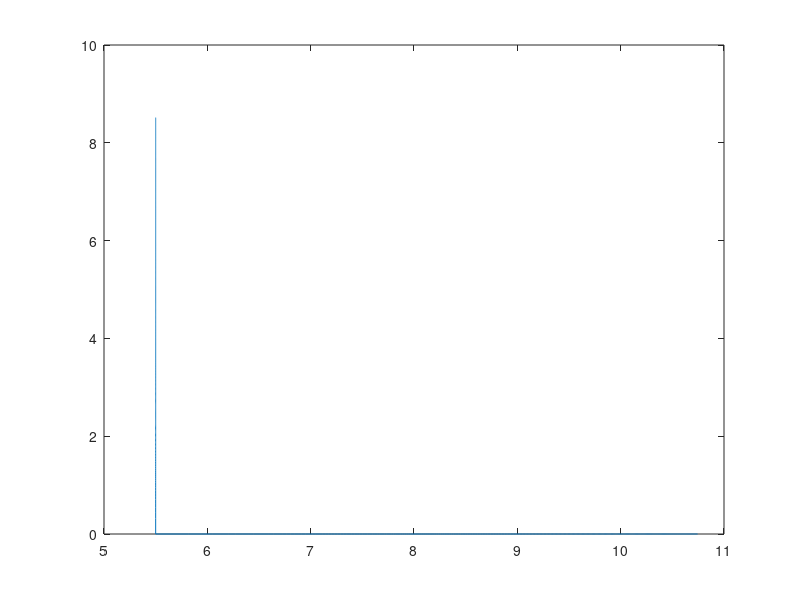

Source code (MATLAB):
%test computing stopping distance

max_acceleration = -5;
response_time = 1.1;

response  = [];
for i = 0:0.01:10
response_velocity = -max_acceleration * response_time + ...
    sqrt(2*max_acceleration*i + max_acceleration^2*response_time);

    response = [response;response_velocity];
    
end

plot(response)
